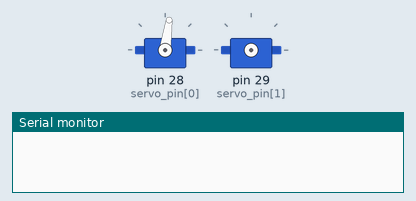
Bench run of a sketch on a simulated Arduino Mega 2560, built with avr-gcc and run on an emulated ATmega2560. Parts: 2 × servo, the last lines printed to the serial monitor.

Above: at 0.1 s.
At 0.6 s:
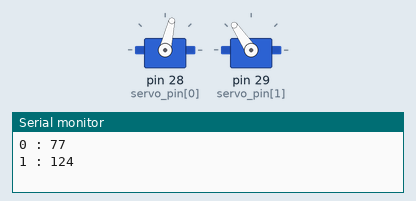
Timing chart, 0 to 2.1 s (numbered marks = the images above):
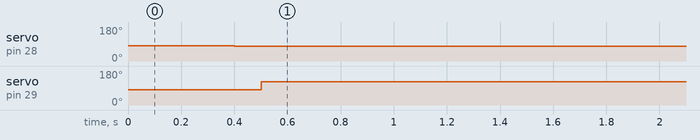

The sketch:

One_Leg_Test.ino
```cpp
#include <Servo.h>
Servo myservo[2];  // create servo object to control a servo
const int servo_pin[2] = {28,29};
const int setleg = 82;//All
const int stand[2] = {20,70};//20,70
const int M1[2] = {35,67}; //Front 22,23,28,29
const int M2[2] = {44,64};
const int M3[2] = {49,82};
const int M4[2] = {45,86};
const int M5[2] = {37,82};
const int M6[2] = {23,64};
/*
const int stand[2] = {30,55};
const int M1[2] = {35,67}; //Rear24,25,26,27
const int M2[2] = {44,64};
const int M3[2] = {49,82};
const int M4[2] = {45,86};
const int M5[2] = {37,82};
const int M6[2] = {23,64};
*/
int error = 1.646;
int x;
int y;
int s=1;//เลือกโหมดตั้งขาหรือทดสอบ
int s1=1;//เลือกโหมดขา+หรือ-
int d=500;
void setup() {
  Serial.begin(9600);
  for (int i = 0; i < 2; i++){
  myservo[i].attach(servo_pin[i]);
  myservo[i].write(setleg);
  delay(100);
  delay(100);
  }
}
void loop() {
  if(s==0){
    for (int i = 0; i < 2; i++){
      myservo[i].write(setleg);
      delay(100);
    }
  }else if(s==1){
    for (int i = 0; i < 2; i++){
      if(i==0){
        y=90-(stand[i]/1.646); //22,24,27,29
      }else{
        y=setleg+(stand[i]/1.646);//23,25,26,28
      }
      myservo[i].write(y);
      Serial.print(i);
      Serial.print(" : ");
      Serial.println(y);
      delay(100);
    }
  }else{
    for (int i = 0; i < 2; i++){
      if(i==0){
        y=90+(stand[i]/1.646); //22,24,27,29
      }else{
        y=setleg-(stand[i]/1.646);//23,25,26,27
      }
      myservo[i].write(y);
      Serial.print(i);
      Serial.print(" : ");
      Serial.println(y);
      delay(100);
    }
   }
   delay(d);
}
```

Measured:
- by itself, servo on pin 28 (servo_pin[0]): 82° → 77° at 0.40 s
- by itself, servo on pin 29 (servo_pin[1]): 82° → 124° at 0.50 s
